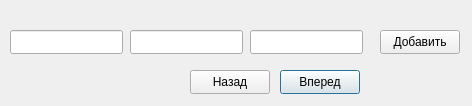
<?xml version="1.0" encoding="UTF-8"?>
<ui version="4.0">
 <class>Schet</class>
 <widget class="QDialog" name="Schet">
  <property name="geometry">
   <rect>
    <x>0</x>
    <y>0</y>
    <width>472</width>
    <height>106</height>
   </rect>
  </property>
  <property name="windowTitle">
   <string>Dialog</string>
  </property>
  <widget class="QLineEdit" name="lineEdit">
   <property name="geometry">
    <rect>
     <x>10</x>
     <y>30</y>
     <width>113</width>
     <height>24</height>
    </rect>
   </property>
  </widget>
  <widget class="QLineEdit" name="lineEdit_2">
   <property name="geometry">
    <rect>
     <x>130</x>
     <y>30</y>
     <width>113</width>
     <height>24</height>
    </rect>
   </property>
  </widget>
  <widget class="QLineEdit" name="lineEdit_3">
   <property name="geometry">
    <rect>
     <x>250</x>
     <y>30</y>
     <width>113</width>
     <height>24</height>
    </rect>
   </property>
  </widget>
  <widget class="QPushButton" name="pushButton">
   <property name="geometry">
    <rect>
     <x>280</x>
     <y>70</y>
     <width>80</width>
     <height>24</height>
    </rect>
   </property>
   <property name="text">
    <string>Вперед</string>
   </property>
  </widget>
  <widget class="QPushButton" name="pushButton_2">
   <property name="geometry">
    <rect>
     <x>190</x>
     <y>70</y>
     <width>80</width>
     <height>24</height>
    </rect>
   </property>
   <property name="text">
    <string>Назад</string>
   </property>
  </widget>
  <widget class="QPushButton" name="pushButton_3">
   <property name="geometry">
    <rect>
     <x>380</x>
     <y>30</y>
     <width>80</width>
     <height>24</height>
    </rect>
   </property>
   <property name="text">
    <string>Добавить</string>
   </property>
  </widget>
 </widget>
 <resources/>
 <connections/>
</ui>
